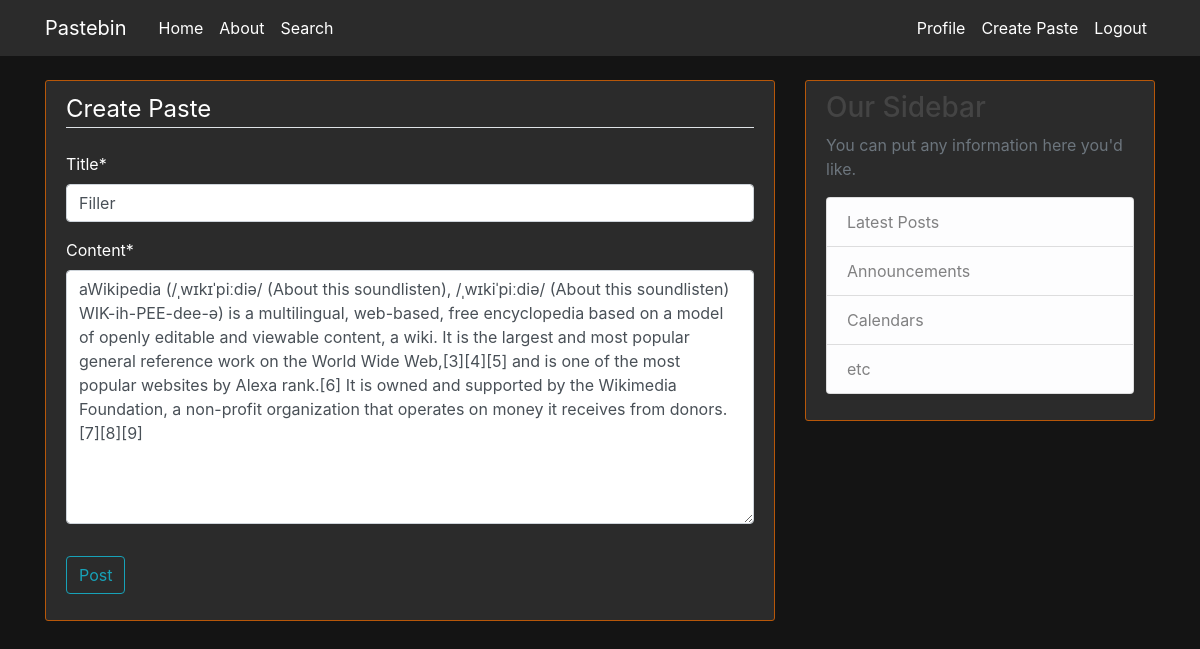
/post/11/update (signed in), run on the app's committed database.
### paste/models.py (models this page shows, shortened)
class Post(models.Model):
	title = models.CharField(max_length = 100)
	content = models.TextField()
	date_posted = models.DateTimeField(default=timezone.now)
	author = models.ForeignKey(User, on_delete=models.CASCADE)

### paste/views.py (the view, shortened to what this page needs)
# urls.py: path('post/<int:pk>/update', PostUpdateView.as_view(), name='post-update'),
class PostUpdateView(LoginRequiredMixin,UserPassesTestMixin, UpdateView):
	model = Post
	fields = ['title', 'content']
	def test_func(self):
		post = self.get_object()
		if self.request.user == post.author:
			return True
		return False

### paste/templates/paste/post_form.html (shortened to what this page needs)
{% extends "paste/base.html" %}
{% load crispy_forms_tags %}
{% block content %}
	<div class="content-section">
		<form method ="POST">
			<fieldset class="form-group">
				<legend class="border-bottom mb-4">Create Paste</legend>
				{{ form|crispy }}
			</fieldset>
			<div class="form-group">
				<button class="btn btn-outline-info" type="submit">Post</button>
			</div>
		</form>
	</div>
{% endblock content %}

### paste/static/paste/main.css (style rules this page uses)
body { background: #141414; color: #333333; margin-top: 5rem; }
.content-section { background: #2b2b2b; padding: 10px 20px; border: 1px solid #b75709; border-radius: 3px; margin-bottom: 20px; color: #ffffff; }

### data on the page
Post: title "Filler", content "aWikipedia (/ˌwɪkɪˈpiːdiə/ (About this soundlisten), /ˌwɪkiˈpiːdiə/ (About this soundlisten) WIK-ih-PEE-dee-ə) is a multilingual, web-based, free encyclopedia based on a model of openly editable and viewable content, a wiki. It is the largest and most popular general reference work on the World Wide Web,[3][4][5] and is one of the most popular websites by Alexa rank.[6] It is owned and supported by the Wikimedia Foundation, a non-profit organization that operates on money it receives from donors.[7][8][9]"
